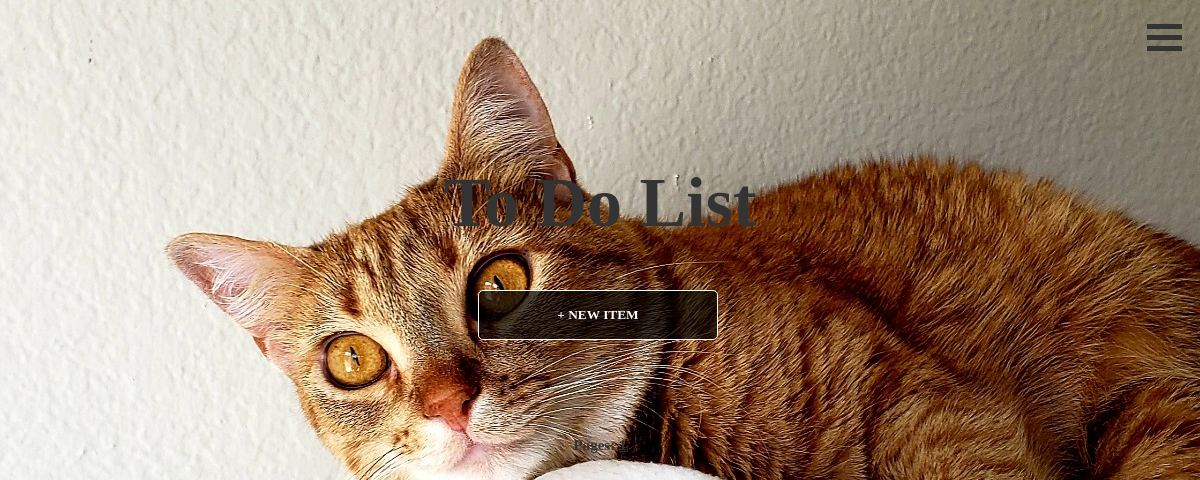
The app's page /todo_list (signed in), older data.
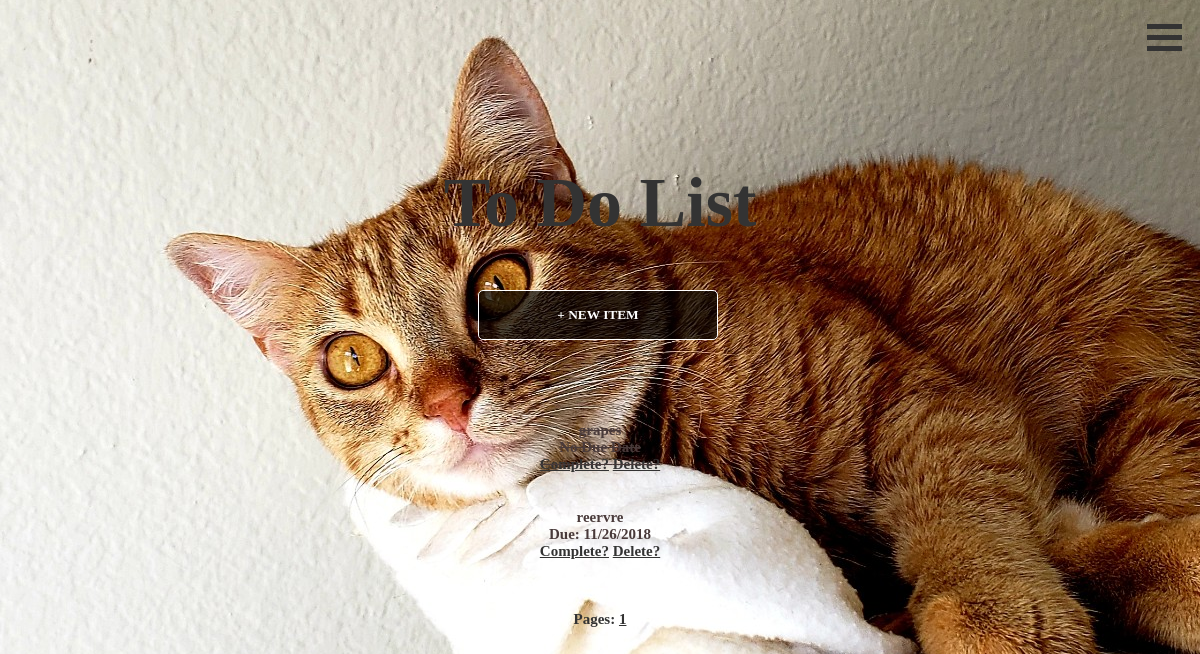
The same page, newer data.
### Application/models.py (models this page shows)
class Task(db.Model):
	id = db.Column(db.Integer, primary_key=True)
	title = db.Column(db.String(20))
	description = db.Column(db.String(200))
	complete = db.Column(db.Boolean, nullable=False, default=False)
	due = db.Column(db.DateTime, nullable=True)
	user = db.Column(db.Integer, db.ForeignKey('user.id'), nullable=False)

### Application/routes.py (the view)
@application.route('/todo_list')
@login_required
def ToDoList():
	page = request.args.get('page', 1, type=int)
	tasks = Task.query.filter_by(author=current_user)\
	.order_by(Task.id.asc())\
	.paginate(page=page, per_page=10)
	return render_template('/todo_list.html', title='ToDoList', tasks=tasks, user=current_user)

### Application/models.py (called while the page is built)
@login_manager.user_loader # loads in user
def load_user(user_id):
	return User.query.get(int(user_id))

### Application/templates/todo_list.html (shortened to what this page needs)
{% extends "layout.html" %}
{% block content %}
<div align="center">
	<h1>To Do List</h1>
	<form method='GET' action ='/task/new'><button href="/task/new" class="myButton">+ New Item</button></form><br><br><br><br>
		{% for task in tasks.items %}
			{% if task.complete==true %}
				<div class="task-block" style="text-decoration: line-through;">
			{% else %}
				<div class="task-block" style="text-decoration: none;">
			{% endif %}
			{{ task.title }}<br>
			{% if task.due != None %}
				Due: {{ task.due.month|string+'/'+task.due.day|string+'/'+ task.due.year|string }}<br>
			{% else %}
				No Due Date<br>
			{% endif %}
			<a href="/task/{{ task.id }}/complete">Complete?</a>
			<a href="/task/{{ task.id }}/delete">Delete?</a>
		</div>
		<br><br>
		{% endfor %}
	<p>
		Pages:
			{% if page_num %}
				{% for page_num in tasks.iter_pages(left_edge=1, right_edge=1, left_current=1, right_current=2) %}
					{% if tasks.page == page_num %}
						<a href="{{ url_for('ToDoList', page=page_num) }}" style="font-weight: bold;">{{ page_num }}</a>
					{% else %}
						<a href="{{ url_for('ToDoList', page=page_num) }}">{{ page_num }}</a>
					{% endif %}
				{% endfor %}
			{% else %}
				<a href="{{ url_for('ToDoList', page=1) }}" style="font-weight: bold;">1</a>
			{% endif %}
	</p>
</div>
{% endblock content %}

### Application/templates/layout.html (shortened to what this page needs)
<!DOCTYPE html>
<html>
<head>
	<link rel="stylesheet" media="screen" href="https://fontlibrary.org/face/now" type="text/css"/>
    <link rel="stylesheet" media="screen" href="{{url_for('static', filename='style.css') }}" type="text/css"/>
</head>
<body>
	<div class="dropdown" style="float: right" onclick="toggling(this), openNav(this)">
		<button class="dropbtn">
			<div class="container">
  				<div class="bar1"></div>
  				<div class="bar2"></div>
  				<div class="bar3"></div>
			</div>
		</button>
	</div>
	<br><br><br><br><br><br>
   	{% block content %}{% endblock %}
</body>
</html>

### Application/static/style.css (style rules this page uses)
h1 { font-family: 'Now'; font-weight: bold; font-size: 70px; text-align: center; color: #333; }
p { font-family: 'Now'; font-weight: bold; font-style: normal; font-size: 15px; color: #333; }
.task-block { font-family: 'Now'; font-weight: bolder; font-style: normal; font-size: 15px; color: rgb(73, 58, 58); }
a { font-family: 'Now'; font-weight: bold; font-style: normal; font-size: 15px; color: #333; }
body { background-image: url(temp.jpg); background-position: center; height: 600px; }
.myButton { border:0.1em solid #FFFFFF; border-radius: 5px; margin:0 0.3em 0 0; padding: 0; box-sizing: border-box; text-decoration:none; font-weight: bolder; color:#FFFFFF; font-family: 'Now'; background: rgba(0,0,0,0.7); text-align:center; text-transform: uppercase; transition: all 0.2s; width: 240px; margin-bottom: 10px; height: 50px; -webkit-transition: all 1s ease; white-space: nowrap; }
form { font-family: 'Now'; font-weight: bold; color: #333333; }
.dropbtn { background-color: transparent; padding: 10px; font-size: 20px; border: none; transition: 0.5s ease; }
.dropdown { position: relative; display: inline-block; z-index: 100; }
.container { display: inline-block; cursor: pointer; float: right; }
.bar1, .bar2, .bar3 { width: 35px; height: 5px; background-color: #333; margin: 6px 0; transition: 0.4s; }

Row changes from the older to the newer data that the page shows:
added Task: title "grapes", shows "No Due Date"
added Task: title "reervre", due.month "11/26/2018"
